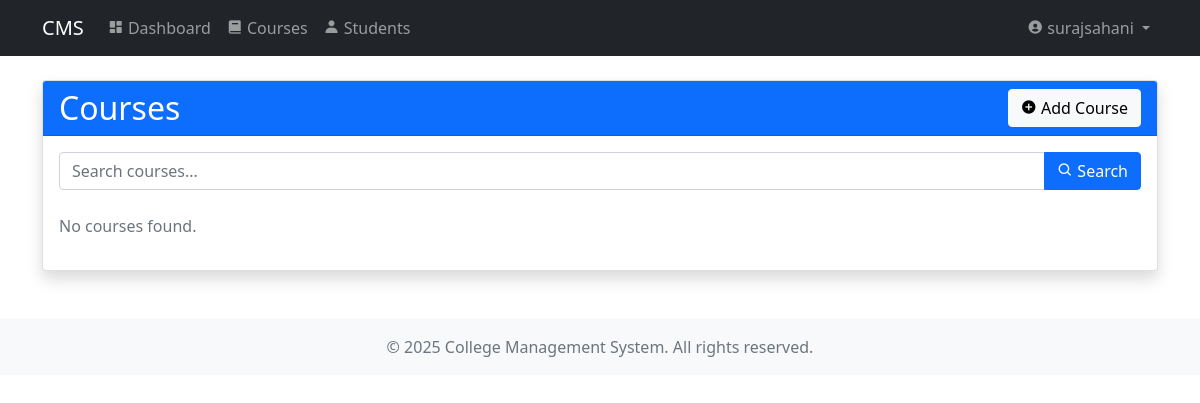
Before: /courses/ (signed in) with the older database file.
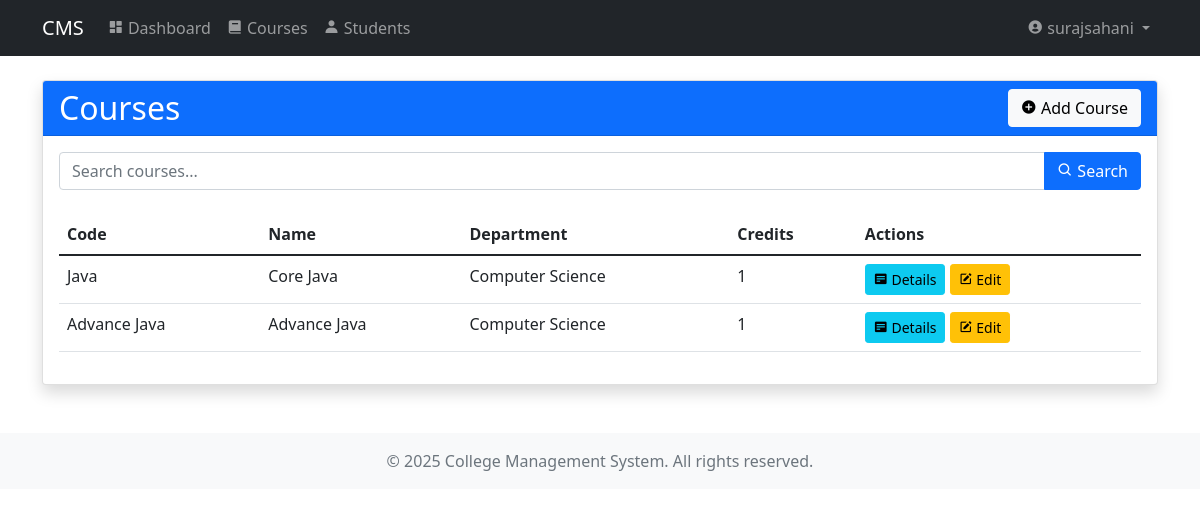
After: the same page with the newer database file.
### core/models.py (models this page shows, shortened)
class Course(models.Model):
    name = models.CharField(max_length=200)
    code = models.CharField(max_length=20, unique=True)
    credits = models.IntegerField(validators=[MinValueValidator(1), MaxValueValidator(6)])
    department = models.ForeignKey(Department, on_delete=models.CASCADE)
    description = models.TextField(blank=True)
    created_at = models.DateTimeField(auto_now_add=True)

class Department(models.Model):
    name = models.CharField(max_length=100)
    code = models.CharField(max_length=10, unique=True)
    created_at = models.DateTimeField(auto_now_add=True)
    def __str__(self):
        return self.name

### core/views.py (the view)
# urls.py: path('courses/', views.course_list, name='course_list'),
@login_required
def course_list(request):
    if hasattr(request.user, 'student'):
        courses = Course.objects.filter(
            Q(student=request.user.student) |
            Q(department=request.user.student.department)
        ).distinct()
    elif hasattr(request.user, 'faculty'):
        courses = Course.objects.filter(department=request.user.faculty.department)
    else:
        courses = Course.objects.all()
    search_query = request.GET.get('search', '')
    if search_query:
        courses = courses.filter(
            Q(name__icontains=search_query) |
            Q(code__icontains=search_query) |
            Q(department__name__icontains=search_query)
        )
    paginator = Paginator(courses, 10)  # Show 10 courses per page
    page_number = request.GET.get('page')
    page_obj = paginator.get_page(page_number)
    context = {
        'page_obj': page_obj,
        'search_query': search_query,
    }
    return render(request, 'core/course_list.html', context)

### templates/core/course_list.html (shortened to what this page needs)
{% extends "base.html" %}
{% block content %}
<div class="card shadow">
    <div class="card-header bg-primary text-white d-flex justify-content-between align-items-center">
        <h2 class="mb-0">Courses</h2>
        {% if user.is_staff %}
            <a href="{% url 'admin:core_course_add' %}" class="btn btn-light">
                <i class="bx bxs-plus-circle"></i> Add Course
            </a>
        {% endif %}
    </div>
    <div class="card-body">
        <form method="get" class="mb-4">
            <div class="input-group">
                <input type="text" name="search" class="form-control" placeholder="Search courses..."
                       value="{{ search_query }}">
                <button type="submit" class="btn btn-primary">
                    <i class="bx bx-search"></i> Search
                </button>
            </div>
        </form>
        {% if page_obj %}
            <div class="table-responsive">
                <table class="table table-hover">
                    <thead>
                        <tr>
                            <th>Code</th>
                            <th>Name</th>
                            <th>Department</th>
                            <th>Credits</th>
                            <th>Actions</th>
                        </tr>
                    </thead>
                    <tbody>
                        {% for course in page_obj %}
                            <tr>
                                <td>{{ course.code }}</td>
                                <td>{{ course.name }}</td>
                                <td>{{ course.department }}</td>
                                <td>{{ course.credits }}</td>
                                <td>
                                    <a href="{% url 'course_detail' course.id %}" class="btn btn-sm btn-info">
                                        <i class="bx bxs-detail"></i> Details
                                    </a>
                                    {% if user.is_staff %}
                                        <a href="{% url 'admin:core_course_change' course.id %}"
                                           class="btn btn-sm btn-warning">
                                            <i class="bx bxs-edit"></i> Edit
                                        </a>
                                    {% endif %}
                                </td>
                            </tr>
                        {% endfor %}
                    </tbody>
                </table>
            </div>
        {% else %}
            <p class="text-muted">No courses found.</p>
        {% endif %}
    </div>
</div>
{% endblock %}

Changed rows visible on the page:
added Course: code "Java", name "Core Java", department "Computer Science", credits "1"
added Course: code "Advance Java", name "Advance Java", department "Computer Science", credits "1"
Other visible differences:
text no longer shown: "No courses found."
text now shown: "Code Name Department Credits Actions"
